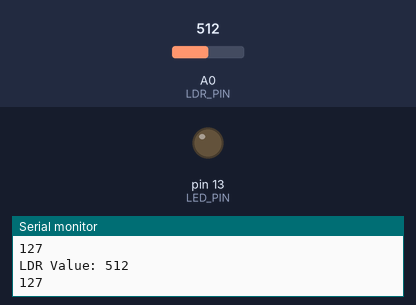
Bench run of a sketch on a simulated Arduino Uno, built with avr-gcc and run on an emulated ATmega328P. On the bench: output pins drawn as LEDs (lit = HIGH), the last lines printed to the serial monitor. Inputs (shaded band) come from the test bench; at power-on: A0 (LDR_PIN) = 512.

Above: at 1.2 s.
1.3 s: A0 (LDR_PIN) set to 526
At 2.4 s:
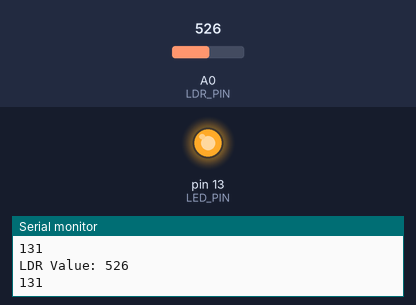
2.8 s: A0 (LDR_PIN) set to 511
At 3.9 s:
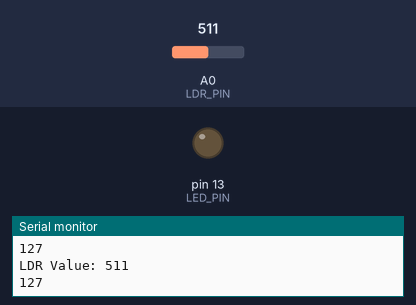
4.3 s: A0 (LDR_PIN) set to 716
At 5.4 s:
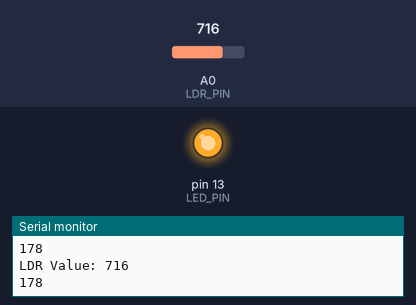
Timing chart, 0 to 7.3 s (numbered marks = the images above; inputs shaded):
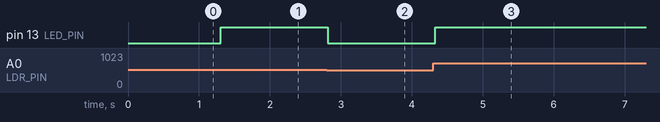

The sketch:

test_photoresistence.ino
```cpp
#define LDR_PIN 0
#define LED_PIN 13

void setup() {
  Serial.begin(9600);
  pinMode(LED_PIN, OUTPUT);
}

void loop() {
  int ldrValue = analogRead(LDR_PIN);
  Serial.print("LDR Value: ");
  Serial.println(ldrValue);

  int ledBrightness = map(ldrValue, 0, 1023, 0, 255);

  analogWrite(LED_PIN, ledBrightness);
  Serial.println(ledBrightness);
  delay(100);
}
```

Measured:
- the behaviour switches between 513 and 514 on A0 (LDR_PIN) (found by bisection; images 0 and 1)
- after the input at 1.3 s, pin 13 (LED_PIN): LOW → HIGH at once
- after the input at 2.8 s, pin 13 (LED_PIN): HIGH → LOW at once
- after the input at 4.3 s, pin 13 (LED_PIN): LOW → HIGH at once
